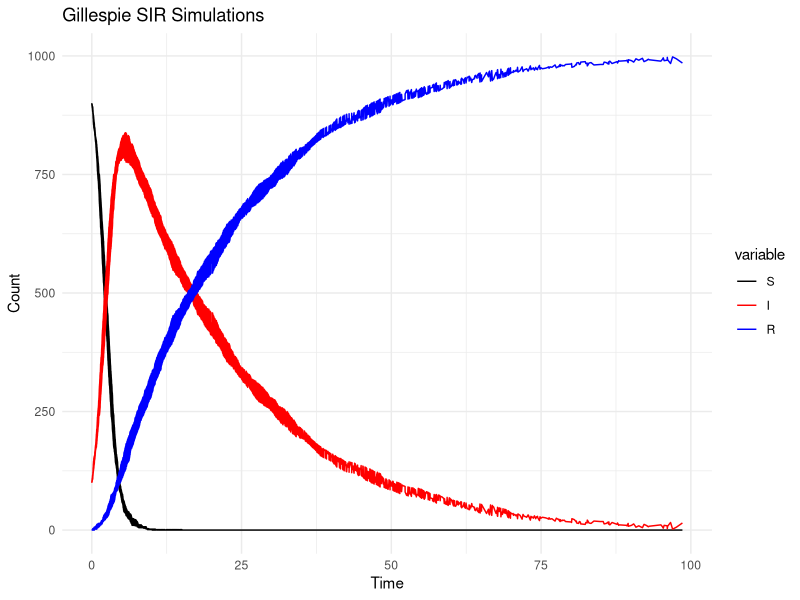

Here is the R script that generated this plot:
rm(list = ls())
library(ggplot2) 
library(dplyr) 
library(reshape2)

time <- 0 

S<- numeric(0)
I <- numeric(0) 
R <- numeric(0)   
t <- numeric(0)

set.seed(234)   
GillespFunc <- function(beta, gamma, timeEnd, S0, I0, R0) {   
  while (time < timeEnd) {  
    
    #need to update S and I 
    S<-  c(S,S0) 
    I <- c(I,I0) 
    R <- c(R,R0)
    t <- c(t,time)
    
    #updating time value with time till next event, the rate is the total rate for any event 
    if (I0 == 0) break
    dt <- rexp(1,rate = beta*S0*I0 + gamma*I0)    
    time <- time + dt     
    
    
    #creating random event 
    
    randEvent <- runif(1) 
    
    w <- (beta*S0*I0)/(beta*S0*I0+ gamma*I0) 
    if (randEvent < w) { 
      S0 = S0 -1 
      I0 = I0 + 1 
      R0 = R0 
    } else {  
      S0 = S0 
      I0 = I0 - 1 
      R0 = R0 + 1 
    } 
  }  
  return(cbind(S,I,R,t))
  }


# df <- as.data.frame(GillespFunc(beta = 0.001, gamma = 1/20, timeEnd = 200, S0 = 999, I0 = 1, R0 = 0)) 

out <- replicate(5, GillespFunc(beta = 0.001, gamma = 1/20, timeEnd = 100, S0 = 900, I0 = 100, R0 = 0), simplify = FALSE)


# Convert each simulation to a data.frame and add an ID column
sim_dfs <- lapply(seq_along(out), function(i) {
  df <- as.data.frame(out[[i]])
  colnames(df) <- c("S", "I", "R", "time")
  df$sim <- paste0("Sim_", i)
  return(df)
})

# Combine all into one data frame
combined_df <- bind_rows(sim_dfs)

# Reshape to long format for ggplot
df_long <- melt(combined_df, id.vars = c("time", "sim"))

# Plot
ggplot(df_long, aes(x = time, y = value, color = variable)) +
  geom_line() + scale_color_manual (values = c("S"="black", "I" = "red", "R" = "blue"))+ 
  labs(title = "Gillespie SIR Simulations", x = "Time", y = "Count") +
  theme_minimal()
